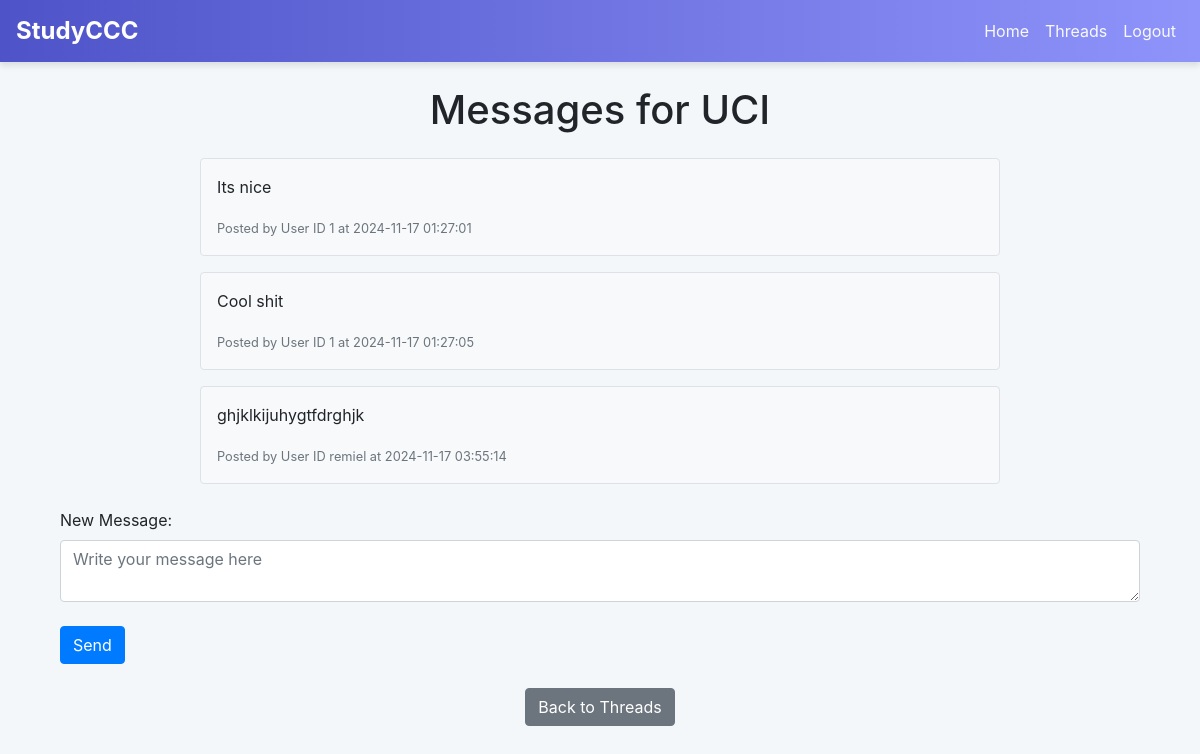
/threads/3 (signed in), run on an earlier commit of the app's database.
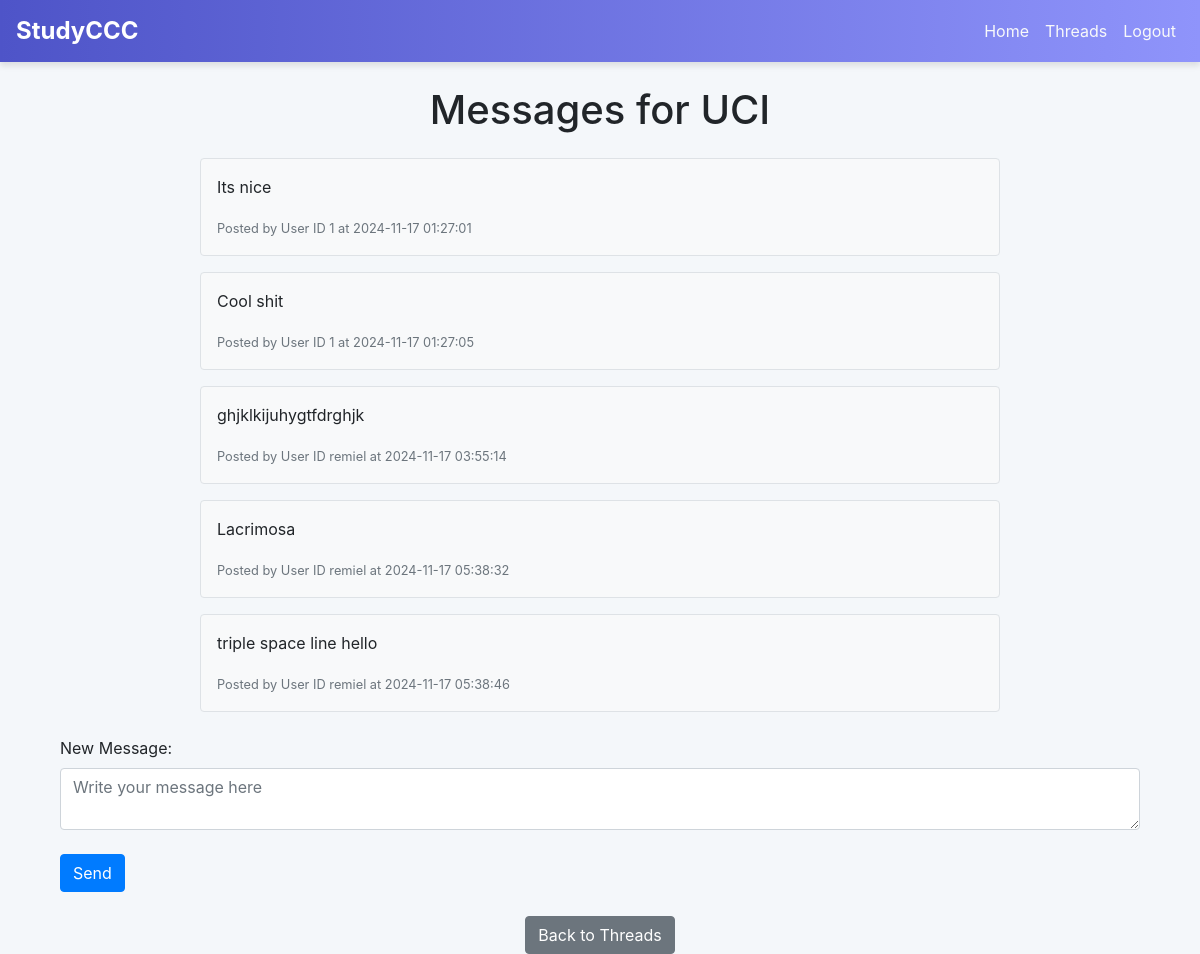
And on a later commit of the database.
### website/models.py (models this page shows)
class Thread(db.Model):
    id = db.Column(db.Integer, primary_key=True)
    school_id = db.Column(db.Integer, db.ForeignKey('school.id'))
    title = db.Column(db.String(150), unique=True)
    description = db.Column(db.String(500))  # Added description field
    created_by = db.Column(db.Integer, db.ForeignKey('user.id'))  # Added creator field
    time_stamp = db.Column(db.DateTime(timezone=True), default=func.now())  # Added timestamp

class Message(db.Model):
    id = db.Column(db.Integer, primary_key=True)
    thread_id = db.Column(db.Integer, db.ForeignKey('thread.id'))
    user_id = db.Column(db.Integer, db.ForeignKey('user.id'))
    content = db.Column(db.String(1000))
    time_stamp = db.Column(db.DateTime(timezone=True), default=func.now())

### website/threads.py (the view, shortened to what this page needs)
@thread.route('/threads/<int:thread_id>', methods=['GET', 'POST'])
@login_required
def thread_messages(thread_id):
    thread = Thread.query.get_or_404(thread_id)
    messages = Message.query.filter_by(thread_id=thread_id).order_by(Message.time_stamp.asc()).all()
    for i in messages:
        print(i)
    return render_template('thread_messages.html', thread=thread, messages=messages, user=current_user)

### website/__init__.py (called while the page is built)
def create_app():
    app = Flask(__name__)
    app.config['SECRET_KEY'] = 'hjshjhdjah kjshkjdhjs'
    app.config['SQLALCHEMY_DATABASE_URI'] = f'sqlite:///{DB_NAME}'
    db.init_app(app)
    from .views import views
    from .auth import auth
    from .threads import thread
    app.register_blueprint(views, url_prefix='/')
    app.register_blueprint(auth, url_prefix='/')
    app.register_blueprint(thread, url_prefix='/')
    from .models import User, Note
    with app.app_context():
        db.create_all()
    login_manager = LoginManager()
    login_manager.login_view = 'auth.login'
    login_manager.init_app(app)
    @login_manager.user_loader
    def load_user(id):
        return User.query.get(int(id))
    return app

### website/templates/thread_messages.html (shortened to what this page needs)
{% extends "base.html" %}
{% block content %}
<div class="container mt-4">
    <h1 class="text-center">Messages for {{ thread.title }}</h1>
    <div class="messages-container mt-4">
        {% for message in messages %}
        <div class="message-card border rounded p-3 mb-3">
            <p>{{ message.content }}</p>
            <small class="text-muted">Posted by User ID {{ message.user_id }} at {{ message.time_stamp }}</small>
        </div>
        {% endfor %}
    </div>
    <form method="POST" class="mt-4">
        <div class="form-group">
            <label for="content" class="form-label">New Message:</label>
            <textarea id="content" name="content" class="form-control" placeholder="Write your message here" required></textarea>
        </div>
        <button type="submit" class="btn btn-primary mt-2">Send</button>
    </form>
    <div class="text-center mt-4">
        <a href="{{ url_for('thread.view_threads') }}" class="btn btn-secondary">Back to Threads</a>
    </div>
</div>
{% endblock %}

### website/templates/base.html (shortened to what this page needs)
<!DOCTYPE html>
<html>
  <head>
    <link rel="stylesheet" href="{{ url_for('static', filename='styles.css') }}">
    <link
      rel="stylesheet"
      href="https://stackpath.bootstrapcdn.com/bootstrap/4.4.1/css/bootstrap.min.css"
    />
    <link
      rel="stylesheet"
      href="https://stackpath.bootstrapcdn.com/font-awesome/4.7.0/css/font-awesome.min.css"
    />
  </head>
  <body>
    <nav class="navbar navbar-expand-lg">
      <a class="navbar-brand" href="/">StudyCCC</a>
      <div class="collapse navbar-collapse" id="navbar">
        <ul class="navbar-nav ml-auto">
          {% if user.is_authenticated %}
          <li class="nav-item">
            <a class="nav-link" id="home" href="/notes">Home</a>
          </li>
          <li class="nav-item">
            <a class="nav-link" id="threads" href="/">Threads</a>
          </li>
          <li class="nav-item">
            <a class="nav-link" id="logout" href="/logout">Logout</a>
          </li>
          {% endif %}
        </ul>
      </div>
    </nav>
    <div class="container mt-4">{% block content %} {% endblock %}</div>
  </body>
</html>

### website/templates/base.html (style rules this page uses)
.navbar { background: linear-gradient(90deg, #4e54c8, #8f94fb); box-shadow: 0 4px 6px rgba(0, 0, 0, 0.1); }
.navbar-brand { font-weight: bold; font-size: 1.5rem; color: #fff !important; }
.navbar-nav .nav-link { color: #f8f9fa !important; transition: color 0.3s ease; }
body { background-color: #f4f7fa; }

### website/templates/thread_messages.html (style rules this page uses)
.messages-container { max-width: 800px; margin: 0 auto; }
.message-card { background-color: #f8f9fa; }
textarea { resize: vertical; }

What changed in the data, as far as the page shows it:
added Message: content "Lacrimosa", user_id "remiel", time_stamp "2024-11-17 05:38:32"
added Message: content "triple space line hello", user_id "remiel", time_stamp "2024-11-17 05:38:46"
